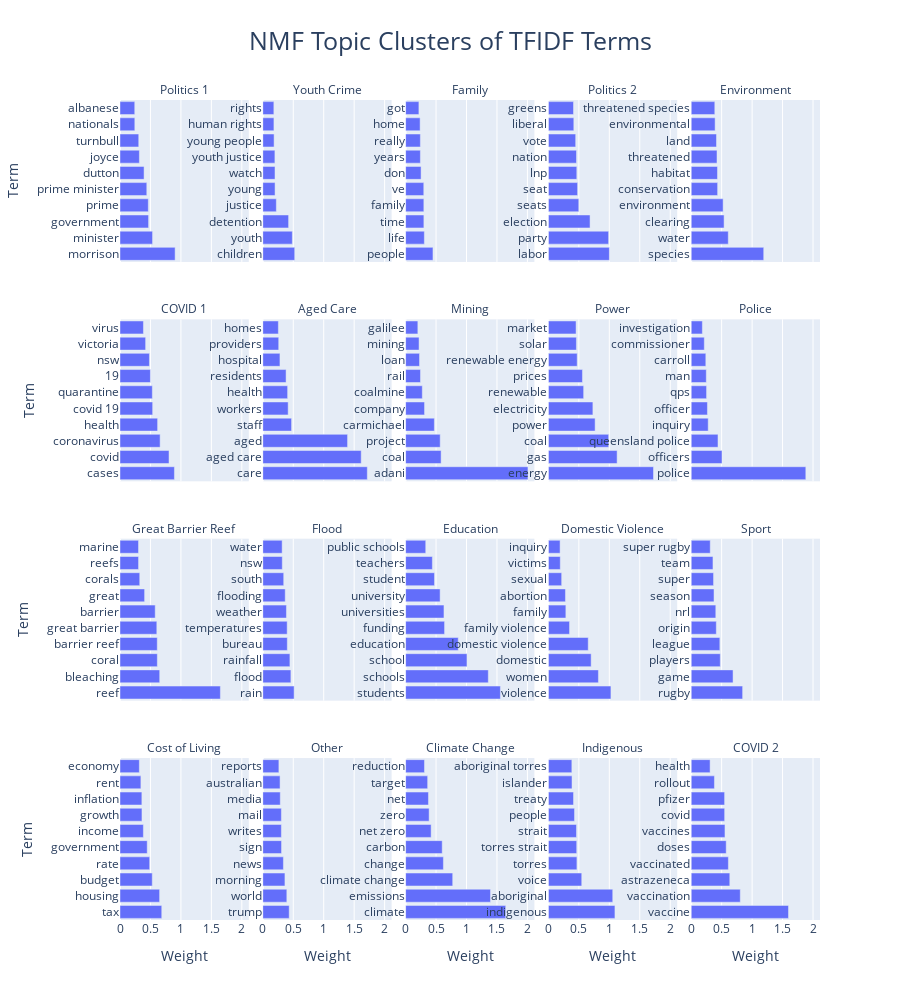

Source (notebook cell):
### Markdown cell above
The MMF topic clusters along with underlying terms and weightings can visualised as a series of bar charts to gain insights into which terms are the most defining of each topic cluster.

### Code cell
# NMF topic clusters term graphs
nmf_terms_df = pd.read_csv("data/nmf_terms_df.csv")

nmf_topic_terms_fig = px.bar(nmf_terms_df,
       x ="Weight",
       y = "Term",
       facet_col="Topic Cluster", 
       facet_col_wrap=5,
       orientation='h',
       title = "NMF Topic Clusters of TFIDF Terms")

nmf_topic_terms_fig.update_layout(
    title_font_size=25,
    title_x=0.5,
    legend_title_font_size=15,
    height=1000
)
nmf_topic_terms_fig.for_each_annotation(lambda a: a.update(text=a.text.split("=")[-1])) 
nmf_topic_terms_fig.update_yaxes(showticklabels=True, matches=None)

### Figure 1 — Plotly figure (JSON) as saved in the notebook; plotly's stock layout.template omitted (floating-point values rounded to 4 significant figures)
{"data": [{"alignmentgroup": "True", "hovertemplate": "Topic Cluster=Politics 1<br>Weight=%{x}<br>Term=%{y}<extra></extra>", "legendgroup": "", "marker": {"color": "#636efa", "pattern": {"shape": ""}}, "name": "", "offsetgroup": "", "orientation": "h", "showlegend": false, "textposition": "auto", "type": "bar", "x": [0.9049, 0.5345, 0.4694, 0.465, 0.4399, 0.3951, 0.3181, 0.3076, 0.2433, 0.2421], "xaxis": "x16", "y": ["morrison", "minister", "government", "prime", "prime minister", "dutton", "joyce", "turnbull", "nationals", "albanese"], "yaxis": "y16"}, {"alignmentgroup": "True", "hovertemplate": "Topic Cluster=Youth Crime<br>Weight=%{x}<br>Term=%{y}<extra></extra>", "legendgroup": "", "marker": {"color": "#636efa", "pattern": {"shape": ""}}, "name": "", "offsetgroup": "", "orientation": "h", "showlegend": false, "textposition": "auto", "type": "bar", "x": [0.5241, 0.485, 0.4236, 0.2221, 0.2012, 0.2005, 0.1988, 0.1854, 0.1827, 0.1816], "xaxis": "x17", "y": ["children", "youth", "detention", "justice", "young", "watch", "youth justice", "young people", "human rights", "rights"], "yaxis": "y17"}, {"alignmentgroup": "True", "hovertemplate": "Topic Cluster=Family<br>Weight=%{x}<br>Term=%{y}<extra></extra>", "legendgroup": "", "marker": {"color": "#636efa", "pattern": {"shape": ""}}, "name": "", "offsetgroup": "", "orientation": "h", "showlegend": false, "textposition": "auto", "type": "bar", "x": [0.4494, 0.3078, 0.3001, 0.2996, 0.2985, 0.2541, 0.2426, 0.2425, 0.2382, 0.2184], "xaxis": "x18", "y": ["people", "life", "time", "family", "ve", "don", "years", "really", "home", "got"], "yaxis": "y18"}, {"alignmentgroup": "True", "hovertemplate": "Topic Cluster=Politics 2<br>Weight=%{x}<br>Term=%{y}<extra></extra>", "legendgroup": "", "marker": {"color": "#636efa", "pattern": {"shape": ""}}, "name": "", "offsetgroup": "", "orientation": "h", "showlegend": false, "textposition": "auto", "type": "bar", "x": [1.001, 0.9887, 0.6838, 0.499, 0.4795, 0.4662, 0.4611, 0.4478, 0.4173, 0.4122], "xaxis": "x19", "y": ["labor", "party", "election", "seats", "seat", "lnp", "nation", "vote", "liberal", "greens"], "yaxis": "y19"}, {"alignmentgroup": "True", "hovertemplate": "Topic Cluster=Environment<br>Weight=%{x}<br>Term=%{y}<extra></extra>", "legendgroup": "", "marker": {"color": "#636efa", "pattern": {"shape": ""}}, "name": "", "offsetgroup": "", "orientation": "h", "showlegend": false, "textposition": "auto", "type": "bar", "x": [1.191, 0.6086, 0.54, 0.5242, 0.434, 0.4313, 0.4238, 0.4153, 0.3927, 0.3876], "xaxis": "x20", "y": ["species", "water", "clearing", "environment", "conservation", "habitat", "threatened", "land", "environmental", "threatened species"], "yaxis": "y20"}, {"alignmentgroup": "True", "hovertemplate": "Topic Cluster=COVID 1<br>Weight=%{x}<br>Term=%{y}<extra></extra>", "legendgroup": "", "marker": {"color": "#636efa", "pattern": {"shape": ""}}, "name": "", "offsetgroup": "", "orientation": "h", "showlegend": false, "textposition": "auto", "type": "bar", "x": [0.8937, 0.8048, 0.6587, 0.6177, 0.5362, 0.531, 0.4995, 0.4831, 0.4208, 0.3848], "xaxis": "x11", "y": ["cases", "covid", "coronavirus", "health", "covid 19", "quarantine", "19", "nsw", "victoria", "virus"], "yaxis": "y11"}, {"alignmentgroup": "True", "hovertemplate": "Topic Cluster=Aged Care<br>Weight=%{x}<br>Term=%{y}<extra></extra>", "legendgroup": "", "marker": {"color": "#636efa", "pattern": {"shape": ""}}, "name": "", "offsetgroup": "", "orientation": "h", "showlegend": false, "textposition": "auto", "type": "bar", "x": [1.716, 1.615, 1.392, 0.4724, 0.4163, 0.4079, 0.3822, 0.2815, 0.2614, 0.2555], "xaxis": "x12", "y": ["care", "aged care", "aged", "staff", "workers", "health", "residents", "hospital", "providers", "homes"], "yaxis": "y12"}, {"alignmentgroup": "True", "hovertemplate": "Topic Cluster=Mining<br>Weight=%{x}<br>Term=%{y}<extra></extra>", "legendgroup": "", "marker": {"color": "#636efa", "pattern": {"shape": ""}}, "name": "", "offsetgroup": "", "orientation": "h", "showlegend": false, "textposition": "auto", "type": "bar", "x": [2.009, 0.583, 0.5679, 0.4723, 0.3109, 0.2742, 0.2441, 0.2286, 0.2209, 0.2012], "xaxis": "x13", "y": ["adani", "coal", "project", "carmichael", "company", "coalmine", "rail", "loan", "mining", "galilee"], "yaxis": "y13"}, {"alignmentgroup": "True", "hovertemplate": "Topic Cluster=Power<br>Weight=%{x}<br>Term=%{y}<extra></extra>", "legendgroup": "", "marker": {"color": "#636efa", "pattern": {"shape": ""}}, "name": "", "offsetgroup": "", "orientation": "h", "showlegend": false, "textposition": "auto", "type": "bar", "x": [1.725, 1.128, 0.9897, 0.767, 0.7304, 0.5788, 0.559, 0.4728, 0.46, 0.4544], "xaxis": "x14", "y": ["energy", "gas", "coal", "power", "electricity", "renewable", "prices", "renewable energy", "solar", "market"], "yaxis": "y14"}, {"alignmentgroup": "True", "hovertemplate": "Topic Cluster=Police<br>Weight=%{x}<br>Term=%{y}<extra></extra>", "legendgroup": "", "marker": {"color": "#636efa", "pattern": {"shape": ""}}, "name": "", "offsetgroup": "", "orientation": "h", "showlegend": false, "textposition": "auto", "type": "bar", "x": [1.882, 0.5058, 0.4398, 0.2793, 0.2666, 0.2524, 0.2478, 0.2401, 0.2152, 0.1833], "xaxis": "x15", "y": ["police", "officers", "queensland police", "inquiry", "officer", "qps", "man", "carroll", "commissioner", "investigation"], "yaxis": "y15"}, {"alignmentgroup": "True", "hovertemplate": "Topic Cluster=Great Barrier Reef<br>Weight=%{x}<br>Term=%{y}<extra></extra>", "legendgroup": "", "marker": {"color": "#636efa", "pattern": {"shape": ""}}, "name": "", "offsetgroup": "", "orientation": "h", "showlegend": false, "textposition": "auto", "type": "bar", "x": [1.648, 0.652, 0.6129, 0.6115, 0.6045, 0.5781, 0.404, 0.3241, 0.3047, 0.304], "xaxis": "x6", "y": ["reef", "bleaching", "coral", "barrier reef", "great barrier", "barrier", "great", "corals", "reefs", "marine"], "yaxis": "y6"}, {"alignmentgroup": "True", "hovertemplate": "Topic Cluster=Flood<br>Weight=%{x}<br>Term=%{y}<extra></extra>", "legendgroup": "", "marker": {"color": "#636efa", "pattern": {"shape": ""}}, "name": "", "offsetgroup": "", "orientation": "h", "showlegend": false, "textposition": "auto", "type": "bar", "x": [0.5142, 0.4612, 0.4453, 0.4025, 0.4002, 0.3882, 0.3682, 0.3434, 0.3199, 0.3177], "xaxis": "x7", "y": ["rain", "flood", "rainfall", "bureau", "temperatures", "weather", "flooding", "south", "nsw", "water"], "yaxis": "y7"}, {"alignmentgroup": "True", "hovertemplate": "Topic Cluster=Education<br>Weight=%{x}<br>Term=%{y}<extra></extra>", "legendgroup": "", "marker": {"color": "#636efa", "pattern": {"shape": ""}}, "name": "", "offsetgroup": "", "orientation": "h", "showlegend": false, "textposition": "auto", "type": "bar", "x": [1.557, 1.358, 1.008, 0.8643, 0.6398, 0.63, 0.5667, 0.4741, 0.4395, 0.3307], "xaxis": "x8", "y": ["students", "schools", "school", "education", "funding", "universities", "university", "student", "teachers", "public schools"], "yaxis": "y8"}, {"alignmentgroup": "True", "hovertemplate": "Topic Cluster=Domestic Violence<br>Weight=%{x}<br>Term=%{y}<extra></extra>", "legendgroup": "", "marker": {"color": "#636efa", "pattern": {"shape": ""}}, "name": "", "offsetgroup": "", "orientation": "h", "showlegend": false, "textposition": "auto", "type": "bar", "x": [1.027, 0.8212, 0.7018, 0.654, 0.3471, 0.2867, 0.2801, 0.2179, 0.1948, 0.1919], "xaxis": "x9", "y": ["violence", "women", "domestic", "domestic violence", "family violence", "family", "abortion", "sexual", "victims", "inquiry"], "yaxis": "y9"}, {"alignmentgroup": "True", "hovertemplate": "Topic Cluster=Sport<br>Weight=%{x}<br>Term=%{y}<extra></extra>", "legendgroup": "", "marker": {"color": "#636efa", "pattern": {"shape": ""}}, "name": "", "offsetgroup": "", "orientation": "h", "showlegend": false, "textposition": "auto", "type": "bar", "x": [0.8445, 0.6871, 0.4776, 0.4703, 0.4124, 0.4038, 0.3748, 0.367, 0.3574, 0.3126], "xaxis": "x10", "y": ["rugby", "game", "players", "league", "origin", "nrl", "season", "super", "team", "super rugby"], "yaxis": "y10"}, {"alignmentgroup": "True", "hovertemplate": "Topic Cluster=Cost of Living<br>Weight=%{x}<br>Term=%{y}<extra></extra>", "legendgroup": "", "marker": {"color": "#636efa", "pattern": {"shape": ""}}, "name": "", "offsetgroup": "", "orientation": "h", "showlegend": false, "textposition": "auto", "type": "bar", "x": [0.6855, 0.6503, 0.5296, 0.4873, 0.447, 0.3839, 0.3605, 0.3591, 0.3429, 0.3173], "xaxis": "x", "y": ["tax", "housing", "budget", "rate", "government", "income", "growth", "inflation", "rent", "economy"], "yaxis": "y"}, {"alignmentgroup": "True", "hovertemplate": "Topic Cluster=Other<br>Weight=%{x}<br>Term=%{y}<extra></extra>", "legendgroup": "", "marker": {"color": "#636efa", "pattern": {"shape": ""}}, "name": "", "offsetgroup": "", "orientation": "h", "showlegend": false, "textposition": "auto", "type": "bar", "x": [0.4332, 0.3945, 0.3635, 0.3383, 0.3077, 0.3051, 0.305, 0.2868, 0.2833, 0.2641], "xaxis": "x2", "y": ["trump", "world", "morning", "news", "sign", "writes", "mail", "media", "australian", "reports"], "yaxis": "y2"}, {"alignmentgroup": "True", "hovertemplate": "Topic Cluster=Climate Change<br>Weight=%{x}<br>Term=%{y}<extra></extra>", "legendgroup": "", "marker": {"color": "#636efa", "pattern": {"shape": ""}}, "name": "", "offsetgroup": "", "orientation": "h", "showlegend": false, "textposition": "auto", "type": "bar", "x": [1.644, 1.393, 0.7735, 0.6206, 0.6011, 0.4192, 0.3863, 0.3753, 0.3622, 0.3098], "xaxis": "x3", "y": ["climate", "emissions", "climate change", "change", "carbon", "net zero", "zero", "net", "target", "reduction"], "yaxis": "y3"}, {"alignmentgroup": "True", "hovertemplate": "Topic Cluster=Indigenous<br>Weight=%{x}<br>Term=%{y}<extra></extra>", "legendgroup": "", "marker": {"color": "#636efa", "pattern": {"shape": ""}}, "name": "", "offsetgroup": "", "orientation": "h", "showlegend": false, "textposition": "auto", "type": "bar", "x": [1.092, 1.056, 0.5474, 0.4682, 0.4649, 0.4609, 0.4289, 0.4124, 0.3878, 0.385], "xaxis": "x4", "y": ["indigenous", "aboriginal", "voice", "torres", "torres strait", "strait", "people", "treaty", "islander", "aboriginal torres"], "yaxis": "y4"}, {"alignmentgroup": "True", "hovertemplate": "Topic Cluster=COVID 2<br>Weight=%{x}<br>Term=%{y}<extra></extra>", "legendgroup": "", "marker": {"color": "#636efa", "pattern": {"shape": ""}}, "name": "", "offsetgroup": "", "orientation": "h", "showlegend": false, "textposition": "auto", "type": "bar", "x": [1.598, 0.8056, 0.6335, 0.6105, 0.5746, 0.5544, 0.5491, 0.5485, 0.3816, 0.3103], "xaxis": "x5", "y": ["vaccine", "vaccination", "astrazeneca", "vaccinated", "doses", "vaccines", "covid", "pfizer", "rollout", "health"], "yaxis": "y5"}], "layout": {"annotations": [{"font": {}, "showarrow": false, "text": "Cost of Living", "x": 0.092, "xanchor": "center", "xref": "paper", "y": 0.1975, "yanchor": "bottom", "yref": "paper"}, {"font": {}, "showarrow": false, "text": "Other", "x": 0.296, "xanchor": "center", "xref": "paper", "y": 0.1975, "yanchor": "bottom", "yref": "paper"}, {"font": {}, "showarrow": false, "text": "Climate Change", "x": 0.5, "xanchor": "center", "xref": "paper", "y": 0.1975, "yanchor": "bottom", "yref": "paper"}, {"font": {}, "showarrow": false, "text": "Indigenous", "x": 0.704, "xanchor": "center", "xref": "paper", "y": 0.1975, "yanchor": "bottom", "yref": "paper"}, {"font": {}, "showarrow": false, "text": "COVID 2", "x": 0.908, "xanchor": "center", "xref": "paper", "y": 0.1975, "yanchor": "bottom", "yref": "paper"}, {"font": {}, "showarrow": false, "text": "Great Barrier Reef", "x": 0.092, "xanchor": "center", "xref": "paper", "y": 0.465, "yanchor": "bottom", "yref": "paper"}, {"font": {}, "showarrow": false, "text": "Flood", "x": 0.296, "xanchor": "center", "xref": "paper", "y": 0.465, "yanchor": "bottom", "yref": "paper"}, {"font": {}, "showarrow": false, "text": "Education", "x": 0.5, "xanchor": "center", "xref": "paper", "y": 0.465, "yanchor": "bottom", "yref": "paper"}, {"font": {}, "showarrow": false, "text": "Domestic Violence", "x": 0.704, "xanchor": "center", "xref": "paper", "y": 0.465, "yanchor": "bottom", "yref": "paper"}, {"font": {}, "showarrow": false, "text": "Sport", "x": 0.908, "xanchor": "center", "xref": "paper", "y": 0.465, "yanchor": "bottom", "yref": "paper"}, {"font": {}, "showarrow": false, "text": "COVID 1", "x": 0.092, "xanchor": "center", "xref": "paper", "y": 0.7325, "yanchor": "bottom", "yref": "paper"}, {"font": {}, "showarrow": false, "text": "Aged Care", "x": 0.296, "xanchor": "center", "xref": "paper", "y": 0.7325, "yanchor": "bottom", "yref": "paper"}, {"font": {}, "showarrow": false, "text": "Mining", "x": 0.5, "xanchor": "center", "xref": "paper", "y": 0.7325, "yanchor": "bottom", "yref": "paper"}, {"font": {}, "showarrow": false, "text": "Power", "x": 0.704, "xanchor": "center", "xref": "paper", "y": 0.7325, "yanchor": "bottom", "yref": "paper"}, {"font": {}, "showarrow": false, "text": "Police", "x": 0.908, "xanchor": "center", "xref": "paper", "y": 0.7325, "yanchor": "bottom", "yref": "paper"}, {"font": {}, "showarrow": false, "text": "Politics 1", "x": 0.092, "xanchor": "center", "xref": "paper", "y": 1, "yanchor": "bottom", "yref": "paper"}, {"font": {}, "showarrow": false, "text": "Youth Crime", "x": 0.296, "xanchor": "center", "xref": "paper", "y": 1, "yanchor": "bottom", "yref": "paper"}, {"font": {}, "showarrow": false, "text": "Family", "x": 0.5, "xanchor": "center", "xref": "paper", "y": 1, "yanchor": "bottom", "yref": "paper"}, {"font": {}, "showarrow": false, "text": "Politics 2", "x": 0.704, "xanchor": "center", "xref": "paper", "y": 1, "yanchor": "bottom", "yref": "paper"}, {"font": {}, "showarrow": false, "text": "Environment", "x": 0.908, "xanchor": "center", "xref": "paper", "y": 1, "yanchor": "bottom", "yref": "paper"}], "barmode": "relative", "height": 1000, "legend": {"title": {"font": {"size": 15}}, "tracegroupgap": 0}, "title": {"font": {"size": 25}, "text": "NMF Topic Clusters of TFIDF Terms", "x": 0.5}, "xaxis": {"anchor": "y", "domain": [0, 0.184], "title": {"text": "Weight"}}, "xaxis10": {"anchor": "y10", "domain": [0.816, 1], "matches": "x", "showticklabels": false}, "xaxis11": {"anchor": "y11", "domain": [0, 0.184], "matches": "x", "showticklabels": false}, "xaxis12": {"anchor": "y12", "domain": [0.204, 0.388], "matches": "x", "showticklabels": false}, "xaxis13": {"anchor": "y13", "domain": [0.408, 0.592], "matches": "x", "showticklabels": false}, "xaxis14": {"anchor": "y14", "domain": [0.612, 0.796], "matches": "x", "showticklabels": false}, "xaxis15": {"anchor": "y15", "domain": [0.816, 1], "matches": "x", "showticklabels": false}, "xaxis16": {"anchor": "y16", "domain": [0, 0.184], "matches": "x", "showticklabels": false}, "xaxis17": {"anchor": "y17", "domain": [0.204, 0.388], "matches": "x", "showticklabels": false}, "xaxis18": {"anchor": "y18", "domain": [0.408, 0.592], "matches": "x", "showticklabels": false}, "xaxis19": {"anchor": "y19", "domain": [0.612, 0.796], "matches": "x", "showticklabels": false}, "xaxis2": {"anchor": "y2", "domain": [0.204, 0.388], "matches": "x", "title": {"text": "Weight"}}, "xaxis20": {"anchor": "y20", "domain": [0.816, 1], "matches": "x", "showticklabels": false}, "xaxis3": {"anchor": "y3", "domain": [0.408, 0.592], "matches": "x", "title": {"text": "Weight"}}, "xaxis4": {"anchor": "y4", "domain": [0.612, 0.796], "matches": "x", "title": {"text": "Weight"}}, "xaxis5": {"anchor": "y5", "domain": [0.816, 1], "matches": "x", "title": {"text": "Weight"}}, "xaxis6": {"anchor": "y6", "domain": [0, 0.184], "matches": "x", "showticklabels": false}, "xaxis7": {"anchor": "y7", "domain": [0.204, 0.388], "matches": "x", "showticklabels": false}, "xaxis8": {"anchor": "y8", "domain": [0.408, 0.592], "matches": "x", "showticklabels": false}, "xaxis9": {"anchor": "y9", "domain": [0.612, 0.796], "matches": "x", "showticklabels": false}, "yaxis": {"anchor": "x", "domain": [0, 0.1975], "showticklabels": true, "title": {"text": "Term"}}, "yaxis10": {"anchor": "x10", "domain": [0.2675, 0.465], "showticklabels": true}, "yaxis11": {"anchor": "x11", "domain": [0.535, 0.7325], "showticklabels": true, "title": {"text": "Term"}}, "yaxis12": {"anchor": "x12", "domain": [0.535, 0.7325], "showticklabels": true}, "yaxis13": {"anchor": "x13", "domain": [0.535, 0.7325], "showticklabels": true}, "yaxis14": {"anchor": "x14", "domain": [0.535, 0.7325], "showticklabels": true}, "yaxis15": {"anchor": "x15", "domain": [0.535, 0.7325], "showticklabels": true}, "yaxis16": {"anchor": "x16", "domain": [0.8025, 1], "showticklabels": true, "title": {"text": "Term"}}, "yaxis17": {"anchor": "x17", "domain": [0.8025, 1], "showticklabels": true}, "yaxis18": {"anchor": "x18", "domain": [0.8025, 1], "showticklabels": true}, "yaxis19": {"anchor": "x19", "domain": [0.8025, 1], "showticklabels": true}, "yaxis2": {"anchor": "x2", "domain": [0, 0.1975], "showticklabels": true}, "yaxis20": {"anchor": "x20", "domain": [0.8025, 1], "showticklabels": true}, "yaxis3": {"anchor": "x3", "domain": [0, 0.1975], "showticklabels": true}, "yaxis4": {"anchor": "x4", "domain": [0, 0.1975], "showticklabels": true}, "yaxis5": {"anchor": "x5", "domain": [0, 0.1975], "showticklabels": true}, "yaxis6": {"anchor": "x6", "domain": [0.2675, 0.465], "showticklabels": true, "title": {"text": "Term"}}, "yaxis7": {"anchor": "x7", "domain": [0.2675, 0.465], "showticklabels": true}, "yaxis8": {"anchor": "x8", "domain": [0.2675, 0.465], "showticklabels": true}, "yaxis9": {"anchor": "x9", "domain": [0.2675, 0.465], "showticklabels": true}}}
